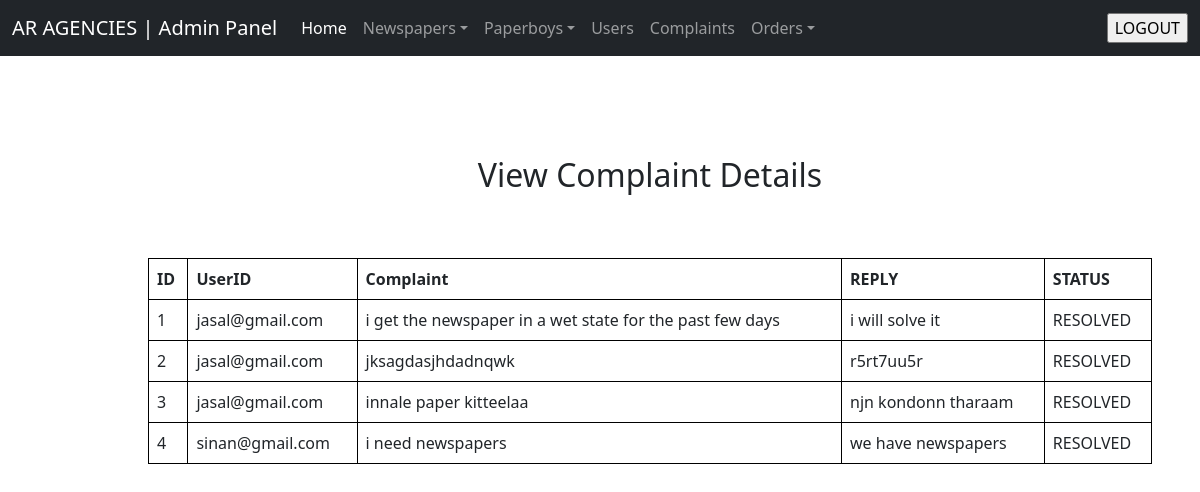
Screenshot of /admin/viewcomplaints.php (signed in) with the database file from the repository.
### tables this page shows
CREATE TABLE IF NOT EXISTS `complaints` (
  `id` int(12) NOT NULL AUTO_INCREMENT,
  `userid` varchar(50) NOT NULL,
  `complaint` varchar(500) NOT NULL,
  `reply` varchar(500) NOT NULL,
  `status` varchar(50) NOT NULL DEFAULT 'pending',
  PRIMARY KEY (`id`)
);

### admin/viewcomplaints.php (the view, shortened to what this page needs)
<?php include 'header.php' ?>
<?php
if (isset($_SESSION["role"])) {
    if($_SESSION["role"]=='ADMIN')
    {
?>
<html>
<head>
</head>
<body>
<div style="margin-left: 100px;  margin-top: 100px;" >
<h2 class="text-center mt-5">View Complaint Details</h2>
<div class="p-5 ">
<table class="table" border="2">
    <tr>
       <th>ID</th>
       <th>UserID</th>
       <th>Complaint</th>
       <th>REPLY</th>
       <th>STATUS</th>
    </tr>
  <?php
   include("dbcon.php");
   $sel="SELECT * FROM complaints";
   $res=mysqli_query($con,$sel);
   $n=mysqli_num_rows($res);
   if($n>0)
   {
   while($row=mysqli_fetch_array($res))
   {
  ?>
  <tr>
    <td><?php echo $row['id'];?></td>
    <td><?php echo $row['userid'];?></td>
    <td><?php echo $row['complaint'];?></td>
    <?php
    if($row['status']=="pending")
    {
    ?>
    <td><a href="updatereply.php?id=<?php echo $row['id'];?>" >REPLY</a></td>
    <?php
    }
    else
    {
    ?>
    <td><?php echo $row['reply'];?></td>
    <?php
    }
    ?>
    <td><?php echo $row['status'];?></td></tr>
   <?php
   }
   }
   ?>
   </table>
  </div>
</div>
<?php
}
else
{
    echo "You are not an admin";
}
}
else
{
    echo "LOGIN FIRST!!!!";
}
?>

### admin/viewcomplaints.php (style rules this page uses)
table, th, td { border: 1px solid black; border-collapse: collapse; }

### rows the page displays
complaints: id "1", userid "jasal@gmail.com", complaint "i get the newspaper in a wet state for the past few days", reply "i will solve it", status "RESOLVED"
complaints: id "2", userid "jasal@gmail.com", complaint "jksagdasjhdadnqwk", reply "r5rt7uu5r", status "RESOLVED"
complaints: id "3", userid "jasal@gmail.com", complaint "innale paper kitteelaa", reply "njn kondonn tharaam", status "RESOLVED"
complaints: id "4", userid "sinan@gmail.com", complaint "i need newspapers", reply "we have newspapers", status "RESOLVED"
